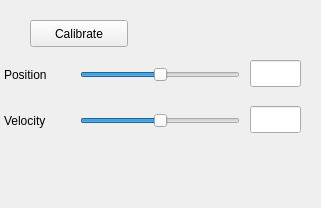
<?xml version="1.0" encoding="UTF-8"?>
<ui version="4.0">
 <class>foAct</class>
 <widget class="QWidget" name="foAct">
  <property name="geometry">
   <rect>
    <x>0</x>
    <y>0</y>
    <width>321</width>
    <height>208</height>
   </rect>
  </property>
  <property name="windowTitle">
   <string>Actuator</string>
  </property>
  <widget class="QPushButton" name="pbCalibrate">
   <property name="geometry">
    <rect>
     <x>30</x>
     <y>20</y>
     <width>98</width>
     <height>27</height>
    </rect>
   </property>
   <property name="text">
    <string>Calibrate</string>
   </property>
  </widget>
  <widget class="QSlider" name="slPos">
   <property name="geometry">
    <rect>
     <x>80</x>
     <y>60</y>
     <width>160</width>
     <height>29</height>
    </rect>
   </property>
   <property name="minimum">
    <number>-360</number>
   </property>
   <property name="maximum">
    <number>360</number>
   </property>
   <property name="orientation">
    <enum>Qt::Horizontal</enum>
   </property>
  </widget>
  <widget class="QLineEdit" name="edPos">
   <property name="geometry">
    <rect>
     <x>250</x>
     <y>60</y>
     <width>51</width>
     <height>27</height>
    </rect>
   </property>
   <property name="readOnly">
    <bool>true</bool>
   </property>
  </widget>
  <widget class="QLabel" name="label">
   <property name="geometry">
    <rect>
     <x>4</x>
     <y>66</y>
     <width>66</width>
     <height>17</height>
    </rect>
   </property>
   <property name="text">
    <string>Position</string>
   </property>
  </widget>
  <widget class="QLineEdit" name="edVel">
   <property name="geometry">
    <rect>
     <x>250</x>
     <y>106</y>
     <width>51</width>
     <height>27</height>
    </rect>
   </property>
   <property name="readOnly">
    <bool>true</bool>
   </property>
  </widget>
  <widget class="QSlider" name="slVel">
   <property name="geometry">
    <rect>
     <x>80</x>
     <y>106</y>
     <width>160</width>
     <height>29</height>
    </rect>
   </property>
   <property name="minimum">
    <number>-10000</number>
   </property>
   <property name="maximum">
    <number>10000</number>
   </property>
   <property name="orientation">
    <enum>Qt::Horizontal</enum>
   </property>
  </widget>
  <widget class="QLabel" name="label_2">
   <property name="geometry">
    <rect>
     <x>4</x>
     <y>112</y>
     <width>66</width>
     <height>17</height>
    </rect>
   </property>
   <property name="text">
    <string>Velocity</string>
   </property>
  </widget>
 </widget>
 <resources/>
 <connections/>
</ui>
